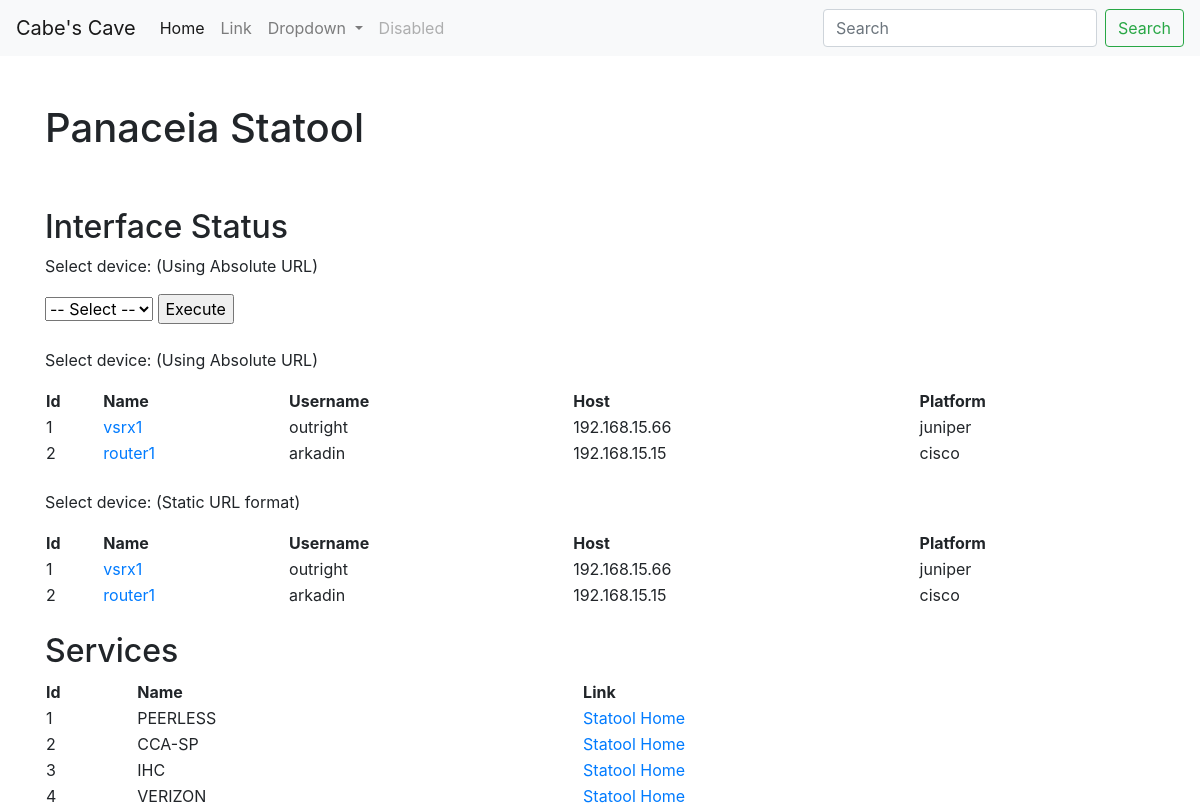
The app's page /statool/, older data.
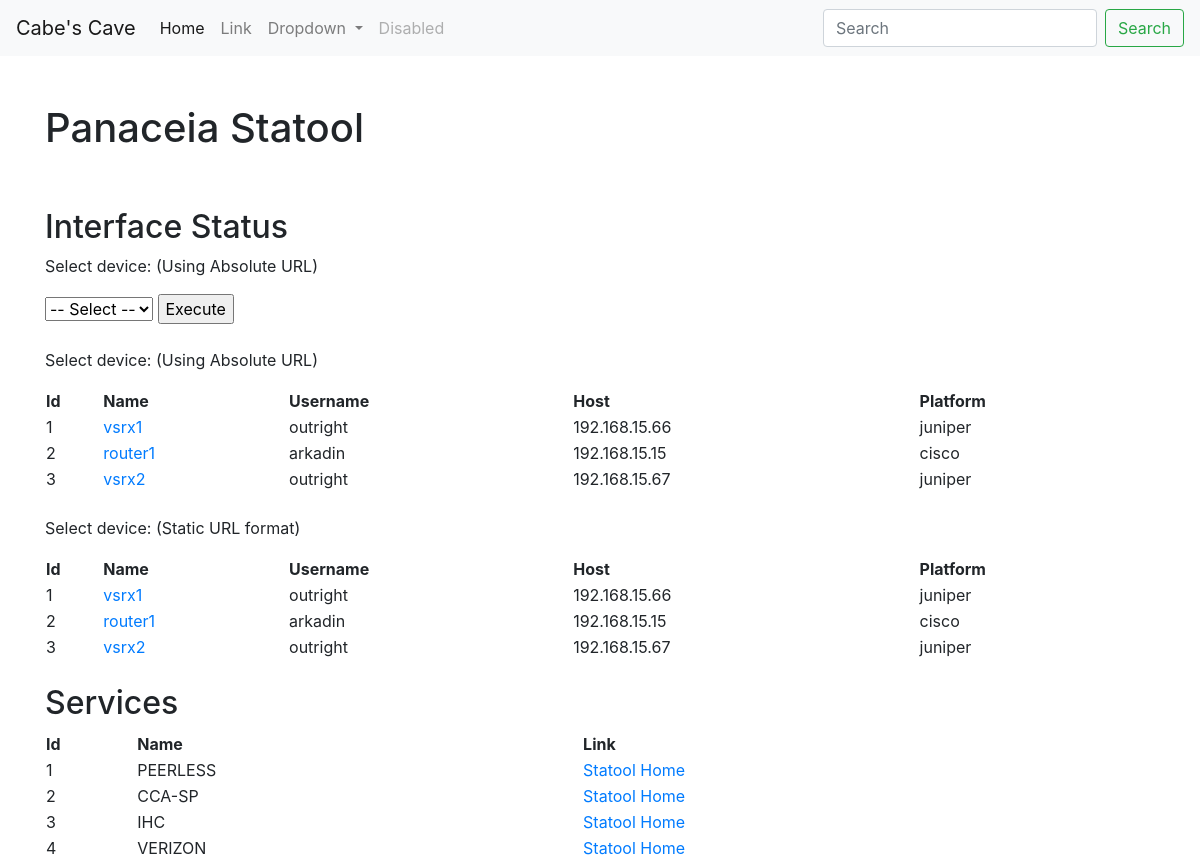
The same page, newer data.
### statool/models.py (models this page shows, shortened)
class Device(models.Model):
    name = models.CharField(max_length=100)
    host = models.CharField(max_length=70, default='000000')
    username = models.CharField(max_length=100)
    password = models.CharField(max_length=70)
    device_type = models.CharField(
        max_length=30, default='000000',
        choices=(('router', 'Router'), ('switch', 'Switch'), ('firewall', 'Firewall'))
    )
    platform = models.CharField(
        max_length=30, default='Firewall',
        choices=(('cisco', 'ios'), ('juniper', 'junos'))
    )
    def get_absolute_url(self):
        return f"devices/{self.id}"

class Service(models.Model):
    name = models.CharField(max_length=100)
    devices = models.ForeignKey(Device, null=True, blank=True, on_delete= models.SET_NULL)

### statool/views.py (the view)
# urls.py: path('', include('statool.urls')),
def statool(request: HttpRequest) -> HttpResponse:
    devices = Device.objects.all()
    services = Service.objects.all()
    context = {
        'title' : 'Panaceia Statool',
        'owner' : 'Cabe',
        'devices' : devices,    #This is directly used in base.html (in FOR loops) to call/print devices
        'services' : services
    }
    return render(request, 'statool.html', context)

### statool/templates/statool.html (shortened to what this page needs)
<!DOCTYPE html>
<html lang="en">
<head>
    <link rel="stylesheet" href="https://stackpath.bootstrapcdn.com/bootstrap/4.3.1/css/bootstrap.min.css"
>
</head>
<body>
    {% extends 'topbarmenu.html' %}
    {% block content %}
    <div class="container">
        <br>
        <br>
        <h1>{{ title }}</h1>
        <br>
        <br>
        <h2>Interface Status</h2>
        <p>Select device: (Using Absolute URL)</p>
        <form>
            <select name="device_id" id="device_id">
                <option disabled="true" selected>-- Select --</option>
            </select>
            <input type="button" value="Execute" onClick="window.open(device_id.value,'newtab'+device_id.value)">
        </form>
        <p>Select device: (Using Absolute URL)</p>
        <table style="width:100%">
            <tr>
                <th>Id</th>
                <th>Name</th>
                <th>Username</th>
                <th>Host</th>
                <th>Platform</th>
            </tr>
            {% for devi in devices %}
            <tr>
                <td>{{ devi.id }}</td>
                <td><a href="{{ devi.get_absolute_url }}">{{ devi.name }}</a></td>
                <td>{{ devi.username }}</td>
                <td>{{ devi.host }}</td>
                <td>{{ devi.platform  }}</td>
            </tr>
            {% endfor %}
        </table>
        <p>Select device: (Static URL format)</p>
        <table style="width:100%">
            <tr>
                <th>Id</th>
                <th>Name</th>
                <th>Username</th>
                <th>Host</th>
                <th>Platform</th>
            </tr>
            {% for device in devices %}
            <tr>
                <td>{{ device.id }}</td>
                <td><a href="{% url 'device' device.id %}">{{ device.name }}</a></td>
                <td>{{ device.username }}</td>
                <td>{{ device.host }}</td>
                <td>{{ device.platform  }}</td>
            </tr>
            {% endfor %}
        </table>
        <h2>Services</h2>
        <table style="width:100%">
            <tr>
                <th>Id</th>
                <th>Name</th>
                <th>Link</th>
            </tr>
            {% for service in services %}
            <tr>
                <td>{{ service.id }}</td>
                <td><a href="{% url 'service' service.id %}"></a>{{ service.name }}</a></td>
                <td><a href="{% url 'statool-home' %}">Statool Home</a></td>
            </tr>
            {% endfor %}
        </table>
    </div>
    {% endblock %}

### statool/templates/topbarmenu.html (shortened to what this page needs)
    <nav class="navbar navbar-expand-lg navbar-light bg-light">
        <a class="navbar-brand" href="#">Cabe's Cave</a>
        <div class="collapse navbar-collapse" id="navbarSupportedContent">
        <ul class="navbar-nav mr-auto">
            <li class="nav-item active">
            <a class="nav-link" href="#">Home <span class="sr-only">(current)</span></a>
            </li>
            <li class="nav-item">
            <a class="nav-link" href="#">Link</a>
            </li>
            <li class="nav-item dropdown">
            <a class="nav-link dropdown-toggle" href="#" id="navbarDropdown" role="button" data-toggle="dropdown" aria-haspopup="true" aria-expanded="false">
                Dropdown
            </a>
            </li>
            <li class="nav-item">
            <a class="nav-link disabled" href="#" tabindex="-1" aria-disabled="true">Disabled</a>
            </li>
        </ul>
        <form class="form-inline my-2 my-lg-0">
            <input class="form-control mr-sm-2" type="search" placeholder="Search" aria-label="Search">
            <button class="btn btn-outline-success my-2 my-sm-0" type="submit">Search</button>
        </form>
        </div>
    </nav>
{% block content %}
{% endblock %}

Row changes from the older to the newer data that the page shows:
added Device: id "3", name "vsrx2", username "outright", host "192.168.15.67", platform "juniper"
